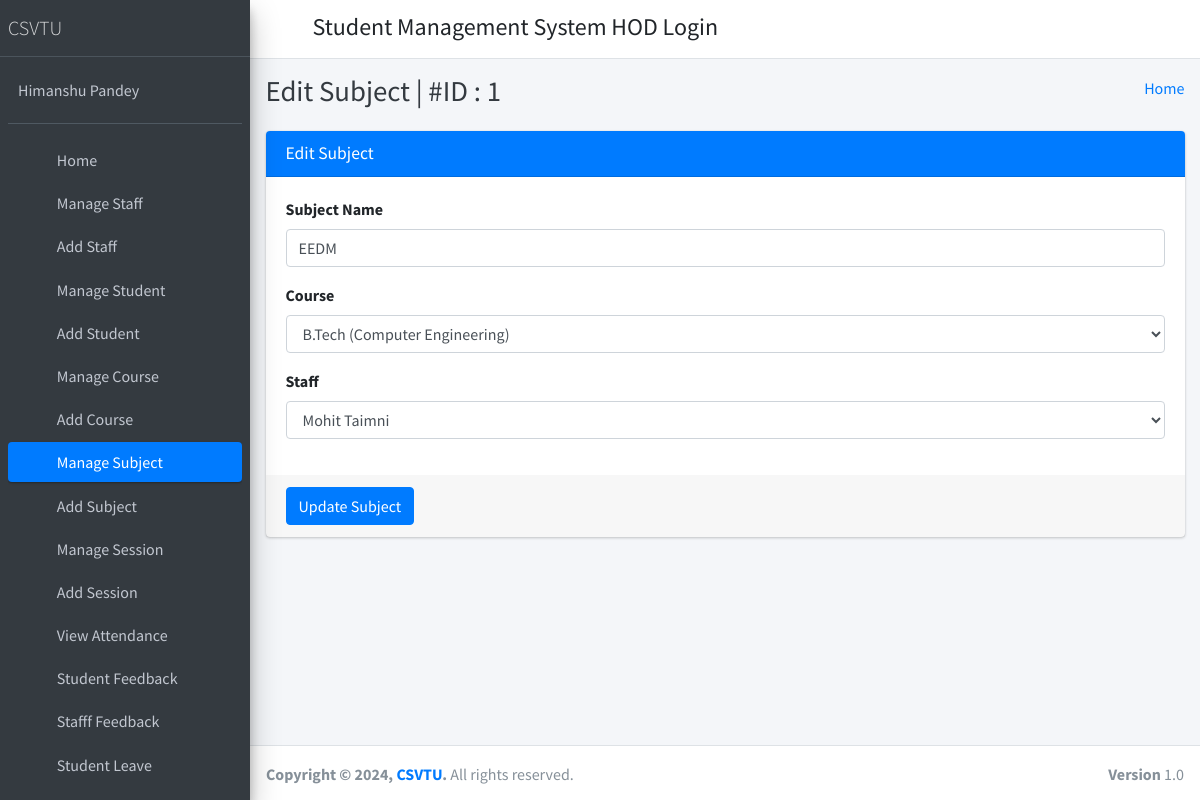
The page /edit_subject/1/ (signed in) on the database its author committed.
### student_management_app/models.py (models this page shows)
class Subjects(models.Model):
    id =models.AutoField(primary_key=True)
    subject_name = models.CharField(max_length=255)
    course_id = models.ForeignKey(Courses, on_delete=models.CASCADE, default=1) #need to give defauult course
    staff_id = models.ForeignKey(CustomUser, on_delete=models.CASCADE)
    created_at = models.DateTimeField(auto_now_add=True)
    updated_at = models.DateTimeField(auto_now=True)
    objects = models.Manager()

class Courses(models.Model):
    id = models.AutoField(primary_key=True)
    course_name = models.CharField(max_length=255)
    created_at = models.DateTimeField(auto_now_add=True)
    updated_at = models.DateTimeField(auto_now=True)
    objects = models.Manager()

class CustomUser(AbstractUser):
    user_type_data = ((1, "HOD"), (2, "Staff"), (3, "Student"))
    user_type = models.CharField(default=1, choices=user_type_data, max_length=10)

### student_management_app/HodViews.py (the view)
# urls.py: path('edit_subject/<subject_id>/', HodViews.edit_subject, name="edit_subject"),
def edit_subject(request, subject_id):
    subject = Subjects.objects.get(id=subject_id)
    courses = Courses.objects.all()
    staffs = CustomUser.objects.filter(user_type='2')
    context = {
        "subject": subject,
        "courses": courses,
        "staffs": staffs,
        "id": subject_id
    }
    return render(request, 'hod_template/edit_subject_template.html', context)

### student_management_app/LoginCheckMiddleWare.py (called while the page is built, shortened)
    def process_view(self, request, view_func, view_args, view_kwargs):
        modulename = view_func.__module__
        user = request.user
        if user.is_authenticated:
            if user.user_type == "1":
                if modulename == "student_management_app.HodViews":
                    pass
                elif modulename == "student_management_app.views" or modulename == "django.views.static":
                    pass
                else:
                    return redirect("admin_home")
            else:
                return redirect("login")
        else:
            if request.path == reverse("login") or request.path == reverse("doLogin"):
                pass
            else:
                return redirect("login")

### student_management_app/templates/hod_template/edit_subject_template.html (shortened to what this page needs)
{% extends 'hod_template/base_template.html' %}
{% block page_title %}
    Edit Subject | #ID : {{ subject.id }}
{% endblock page_title %}
{% block main_content %}
{% load static %}
<section class="content">
        <div class="container-fluid">
            <div class="row">
                <div class="col-md-12">
                    <div class="card card-primary">
                    <div class="card-header">
                        <h3 class="card-title">Edit Subject</h3>
                    </div>
                    <form role="form" method="POST" action="{% url 'edit_subject_save' %}">
                        <div class="card-body">
                            <div class="form-group">
                                <label>Subject Name </label>
                                <input type="text" class="form-control" name="subject" value="{{ subject.subject_name }}">
                            </div>
                            <div class="form-group">
                                <label>Course </label>
                                <select class="form-control" name="course">
                                    {% for course in courses %}
                                        <option value="{{ course.id }}" {% if course.id == subject.course_id.id %} selected {% endif %}>{{ course.course_name }}</option>
                                    {% endfor %}
                                </select>
                            </div>
                            <div class="form-group">
                                <label>Staff </label>
                                <select class="form-control" name="staff">
                                    {% for staff in staffs %}
                                        <option value="{{ staff.id }}" {% if staff.id == subject.staff_id.id %} selected {% endif %}>{{ staff.first_name }} {{ staff.last_name }}</option>
                                    {% endfor %}
                                </select>
                            </div>
                        </div>
                        <div class="card-footer">
                        <button type="submit" class="btn btn-primary">Update Subject</button>
                        </div>
                    </form>
                    </div>
                </div>
            </div>
        </div>
      </section>
  {% endblock main_content %}

### rows shown on the page
Subjects: id "1", subject "EEDM", course "B.Tech (Computer Engineering)", staff "Mohit Taimni"
